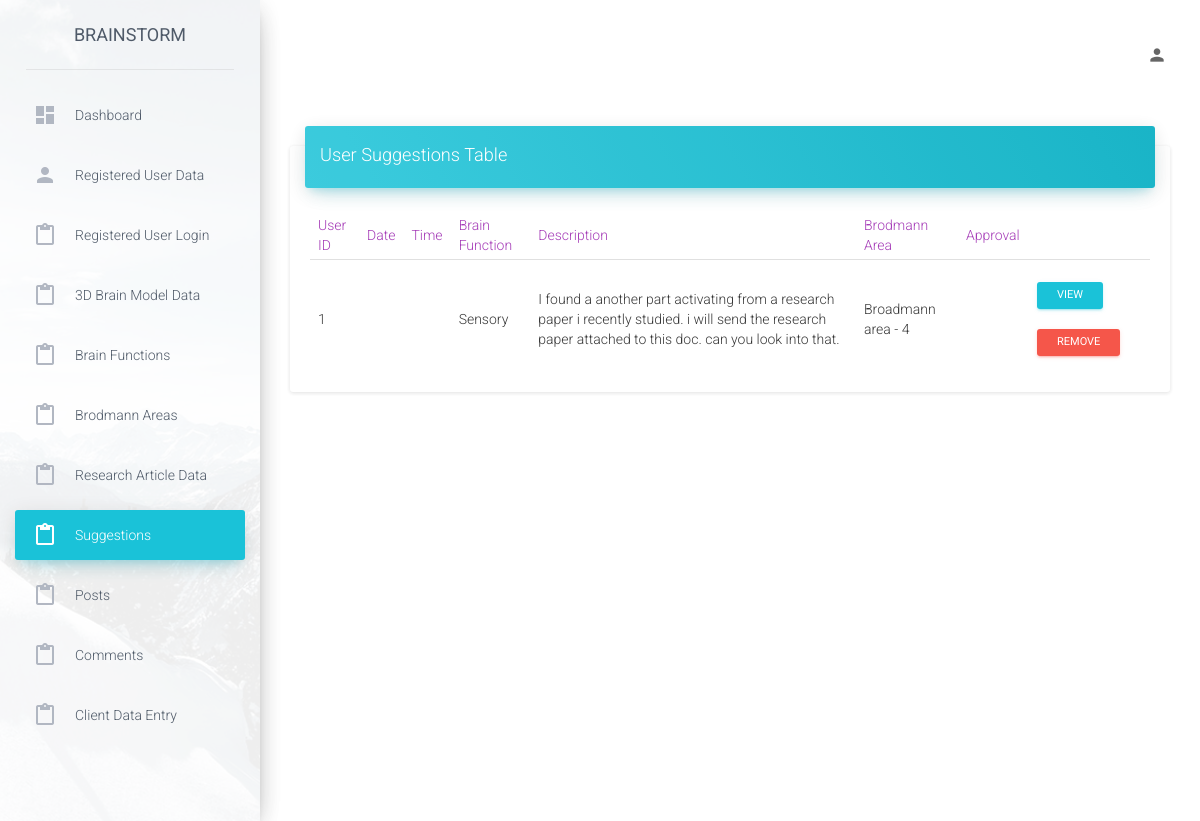
The app's page /admin/examples/suggestions.php with its own data.
### tables this page shows
CREATE TABLE `suggestion` (
  `id` int(10) NOT NULL,
  `bfunction` varchar(50) NOT NULL,
  `description` varchar(300) NOT NULL,
  `date` varchar(10) NOT NULL,
  `time` varchar(9) NOT NULL,
  `brodmannarea` varchar(100) NOT NULL,
  `document` tinyblob NOT NULL,
  `user_id` int(10) NOT NULL
);

### admin/examples/suggestions.php (the view, shortened to what this page needs)
<!doctype html>
<html lang="en">
<head>
    <link href="../assets/css/bootstrap.min.css" rel="stylesheet" />
    <link href="../assets/css/material-dashboard.css?v=1.2.0" rel="stylesheet" />
    <link href="../assets/css/demo.css" rel="stylesheet" />
    <link href="http://maxcdn.bootstrapcdn.com/font-awesome/latest/css/font-awesome.min.css" rel="stylesheet">
</head>
<?php
include("../config/db_connect.php");
?>
<body>
    <div class="wrapper">
        <div class="sidebar" data-color="blue" data-image="../assets/img/sidebar-1.jpg">
            <div class="logo">
                <a href="http://localhost/fMRI%20website/index.php" class="simple-text">
                    Brainstorm
                </a>
            </div>
            <div class="sidebar-wrapper">
                <ul class="nav">
                    <li>
                        <a href="dashboard.php">
                            <i class="material-icons">dashboard</i>
                            <p>Dashboard</p>
                        </a>
                    </li>
                    <li>
                        <a href="./user.php">
                            <i class="material-icons">person</i>
                            <p>Registered User Data</p>
                        </a>
                    </li>
                    <li>
                        <a href="./log.php">
                            <i class="material-icons">content_paste</i>
                            <p>Registered User Login </p>
                        </a>
                    </li>
                    <li>
                        <a href="./table.php">
                            <i class="material-icons">content_paste</i>
                            <p>3D Brain Model Data</p>
                        </a>
                    </li>
                    <li>
                        <a href="./function.php">
                            <i class="material-icons">content_paste</i>
                            <p>Brain Functions</p>
                        </a>
                    </li>
                    <li>
                        <a href="./brodmann areas.php">
                            <i class="material-icons">content_paste</i>
                            <p>Brodmann Areas</p>
                        </a>
                    </li>
                    <li>
                        <a href="./article.php">
                            <i class="material-icons">content_paste</i>
                            <p>Research Article Data</p>
                        </a>
                    </li>
                    <li class="active">
                        <a href="./suggestions.php">
                            <i class="material-icons">content_paste</i>
                            <p>Suggestions</p>
                        </a>
                    </li>
                    <li >
                        <a href="./posts.php">
                            <i class="material-icons">content_paste</i>
                            <p>Posts</p>
                        </a>
                    </li>
                    <li>
                        <a href="./comments.php">
                            <i class="material-icons">content_paste</i>
                            <p>Comments</p>
                        </a>
                    </li>
                    <li>
                        <a href="./client_data_entry.php">
                            <i class="material-icons">content_paste</i>
                            <p>Client Data Entry</p>
                        </a>
                    </li>
                </ul>
            </div>
        </div>
    <div class="main-panel">
            <nav class="navbar navbar-transparent navbar-absolute">
                <div class="container-fluid">
                    <div class="navbar-header">
                        <a class="navbar-brand" href="#"></a>
                    </div>
                    <div class="collapse navbar-collapse">
                        <ul class="nav navbar-nav navbar-right">
                            <li>
                                <a href="view_user.php">
                                    <i class="material-icons">person</i>
                                </a>
                            </li>
                        </ul>
                    </div>
                </div>
            </nav>
            <div class="content">
                <div class="container-fluid">
                    <div class="row">
                        <div class="col-md-12">
                            <div class="card">
                                <div class="card-header" data-background-color="blue">
                                    <h4 class="title">User Suggestions Table</h4>
                                </div>
                                <div class="card-content table-responsive">
                                    <table class="table">
                                        <thead class="text-primary">
                                            <th>User ID</th>
                                            <th>Date</th>
                                            <th>Time</th>
                                            <th>Brain Function</th>
                                            <th>Description</th>
                                            <th>Brodmann Area</th>
                                            <th>Approval</th>
                                        </thead>
                                        <tbody>
                                            <?php
                                            $sql="SELECT * FROM suggestion";
                                            $result=$conn->query($sql);
                                            if ($result->num_rows>0) {
                                                while ($row=$result->fetch_assoc()) {
                                                    echo "<form method='POST' action='#'>";
                                                    echo "<tr>";
                                                        ?>
                                                <td><?php echo $row["id"];?></td>
                                                <td><?php echo $row["date"];?></td>
                                                <td><?php echo $row["time"];?></td>
                                                <td ><?php echo $row["bfunction"];?></td>
                                                <td ><?php echo $row["description"];?></td>
                                                <td ><?php echo $row["brodmannarea"];?></td>
                                                <td><?php echo $row["document"];?></td>
                                                <td><input type="submit" class="btn btn-info btn-sm" value="View">
                                                <input type="submit" name="remove" class="btn btn-danger btn-sm" value='Remove'>
                                                 </td>
                                            </tr>
                                             <?php    }
                                        }
                                    ?>
                                        </tbody>
                                    </table>
                                </div>
                            </div>
                        </div>
                    </div>
                </div>
            </div>
        </div>
    </div>
</body>
</html>

### records on screen
suggestion: id "1", bfunction "Sensory", description "I found a another part activating from a research paper i recently studied. i will send the research paper attached to this doc. can you look into that.", brodmannarea "Broadmann area - 4"
